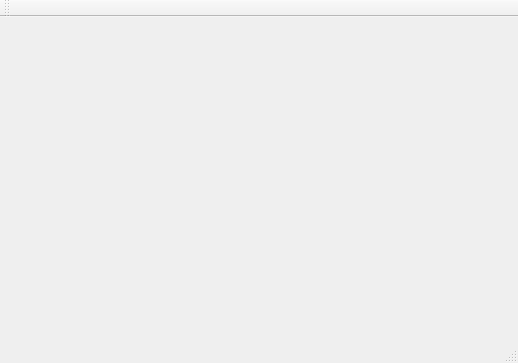
<?xml version="1.0" encoding="UTF-8"?>
<ui version="4.0">
 <class>MainWindow</class>
 <widget class="QMainWindow" name="MainWindow">
  <property name="geometry">
   <rect>
    <x>0</x>
    <y>0</y>
    <width>518</width>
    <height>363</height>
   </rect>
  </property>
  <property name="windowTitle">
   <string>MainWindow</string>
  </property>
  <widget class="QWidget" name="centralWidget"/>
  <widget class="QMenuBar" name="menuBar">
   <property name="geometry">
    <rect>
     <x>0</x>
     <y>0</y>
     <width>518</width>
     <height>21</height>
    </rect>
   </property>
  </widget>
  <widget class="QToolBar" name="mainToolBar">
   <attribute name="toolBarArea">
    <enum>TopToolBarArea</enum>
   </attribute>
   <attribute name="toolBarBreak">
    <bool>false</bool>
   </attribute>
  </widget>
  <widget class="QStatusBar" name="statusBar"/>
 </widget>
 <layoutdefault spacing="6" margin="11"/>
 <resources/>
 <connections/>
</ui>
